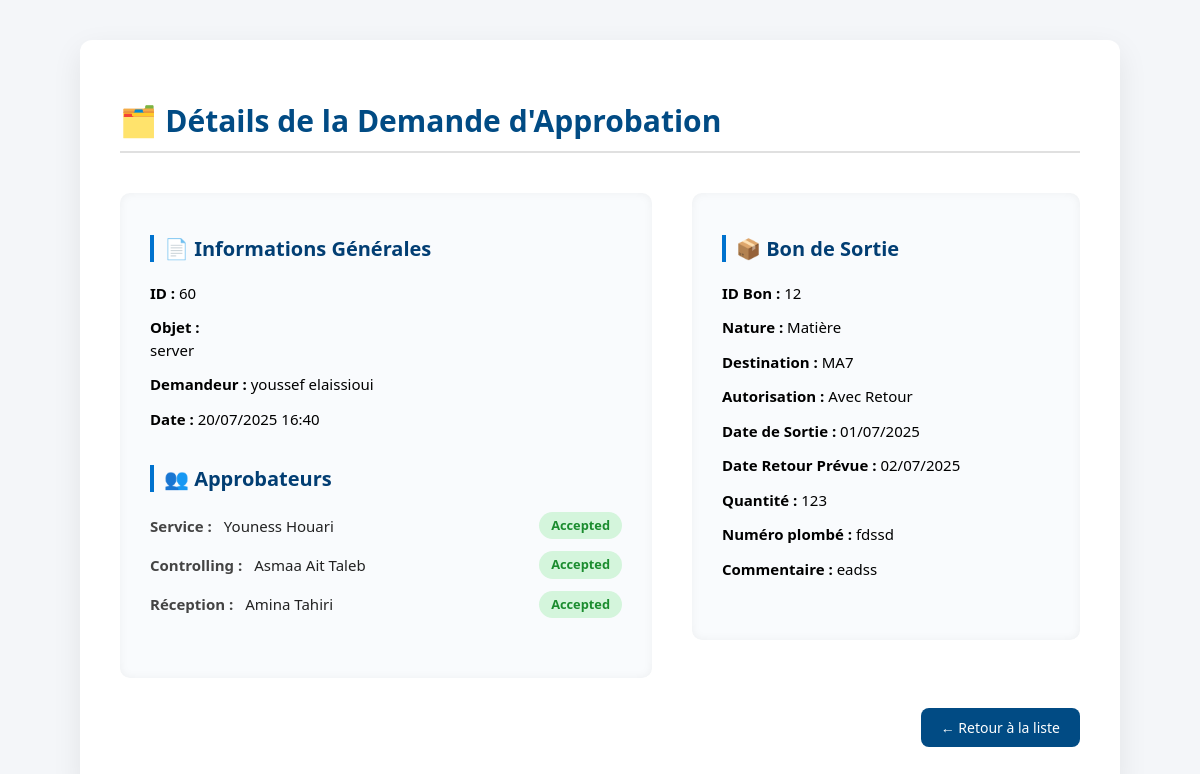
The page /demande/60/ (signed in) on the database its author committed.
### base/models.py (models this page shows, shortened)
class DemandeApprobation(models.Model):
    STATUT_CHOICES = [
        ('not_started', 'Not Started'),
        ('pending', 'Pending'),
        ('accepted', 'accepted'),
        ('rejected', 'Rejected'),
    ]
    bon_sortie = models.ForeignKey(BonSortie, on_delete=models.CASCADE)
    objet = models.TextField()
    demandeur = models.ForeignKey(settings.AUTH_USER_MODEL, on_delete=models.CASCADE)
    responsable_service = models.ForeignKey(settings.AUTH_USER_MODEL, related_name='service_approbations', on_delete=models.CASCADE)
    responsable_controlling = models.ForeignKey(settings.AUTH_USER_MODEL, related_name='controlling_approbations', on_delete=models.CASCADE)
    responsable_reception = models.ForeignKey(settings.AUTH_USER_MODEL, related_name='reception_approbations', on_delete=models.CASCADE)
    date_demande = models.DateTimeField(default=timezone.now)
    statut_responsable_service = models.CharField(max_length=30, choices=STATUT_CHOICES, default='pending')
    statut_responsable_controlling = models.CharField(max_length=30, choices=STATUT_CHOICES, default='not_started')
    statut_responsable_reception = models.CharField(max_length=30, choices=STATUT_CHOICES, default='not_started')
    is_retourne = models.BooleanField(default=False, help_text="Cocher si le bien a été retourné.")
    email_envoye = models.BooleanField(default=False)
    last_reminder_sent = models.DateField(null=True, blank=True)

class CustomUser(AbstractUser):
    code_personnel = models.CharField(max_length=30, unique=True)
    type_user = models.CharField(max_length=27, choices=UserType.choices, default=UserType.NORMALE)

class BonSortie(models.Model):
    NATURE_BIENS_CHOICES = [
        ('Matière', 'Matière'),
        ('Matériels informatiques', 'Matériels informatiques'),
    ]
    DESTINATION_CHOICES = [
        ('BOK', 'BOK'),
        ('MA9', 'MA9'),
        ('BOS', 'BOS'),
        ('MA5', 'MA5'),
        ('MA7', 'MA7'),
        ('MA8', 'MA8'),
        ('AS1', 'AS1'),
        ('AS2', 'AS2'),
        ('AS3', 'AS3'),
        ('MAG', 'MAG'),
    ]
    AUTORISATION_CHOICES = [
        ('Avec Retour', 'Avec Retour'),
        ('Deplacement', 'Deplacement'),
        ('Sans Retour', 'Sans Retour'),
    ]
    nature_bien = models.CharField(max_length=100, choices=NATURE_BIENS_CHOICES)
    destination = models.CharField(max_length=100, choices=DESTINATION_CHOICES)
    type_autorisation = models.CharField(max_length=100, choices=AUTORISATION_CHOICES)
    date_sortie = models.DateField(null=False, blank=False)
    date_retour = models.DateField(null=True, blank=True)
    objet = models.TextField(null=False, blank=False)
    quantite = models.PositiveIntegerField(null=False, blank=False)
    numero_plombe = models.CharField(max_length=100, blank=True)
    sn = models.CharField("Numéro de série", max_length=100, blank=True)
    commentaire = models.CharField(max_length=255, blank=True)
    created_by = models.ForeignKey(CustomUser, null=True, blank=True, on_delete=models.SET_NULL, related_name='bons_sortie_crees')
    class Meta:
        ordering = ['-id']  # Trie par ID décroissant

### base/views.py (the view)
# urls.py: path('demande/<int:demande_id>/', views.detail_demande, name='detail_demande'),
@login_required
def detail_demande(request, demande_id):
    demande = get_object_or_404(DemandeApprobation, id=demande_id)
    return render(request, 'detail_demande.html', {'demande': demande})

### base/templates/detail_demande.html (shortened to what this page needs)
{% block content %}
<div class="detail-container">
    <h1>🗂️ Détails de la Demande d'Approbation</h1>
    <div class="columns">
        <div class="left-column">
            <div class="info-container">
                <div class="section">
                    <h2>📄 Informations Générales</h2>
                    <ul>
                        <li><strong>ID :</strong> {{ demande.id }}</li>
                        <li><strong>Objet :</strong><br> {{ demande.objet }}</li>
                        <li><strong>Demandeur :</strong> {{ demande.demandeur.get_full_name }}</li>
                        <li><strong>Date :</strong> {{ demande.date_demande|date:"d/m/Y H:i" }}</li>
                    </ul>
                </div>
                <div class="section">
                    <h2>👥 Approbateurs</h2>
                    <ul style="list-style:none; padding-left:0; color:#444; font-size:1rem; line-height:1.6;">
                        <li style="margin-bottom:12px; display:flex; justify-content:space-between; align-items:center;">
                            <strong>Service :</strong>
                            <span style="flex:1; margin-left:12px; color:#222;">
                                {% if demande.responsable_service %}
                                {{ demande.responsable_service.get_full_name }}
                                {% else %}
                                <em style="color:#999;">Non défini</em>
                                {% endif %}
                            </span>
                            <span class="badge {{ demande.statut_responsable_service }}">
                                {{ demande.statut_responsable_service|capfirst }}
                            </span>
                        </li>
                        <li style="margin-bottom:12px; display:flex; justify-content:space-between; align-items:center;">
                            <strong>Controlling :</strong>
                            <span style="flex:1; margin-left:12px; color:#222;">
                                {% if demande.responsable_controlling %}
                                {{ demande.responsable_controlling.get_full_name }}
                                {% else %}
                                <em style="color:#999;">Non défini</em>
                                {% endif %}
                            </span>
                            <span class="badge {{ demande.statut_responsable_controlling }}">
                                {{ demande.statut_responsable_controlling|capfirst }}
                            </span>
                        </li>
                        <li style="margin-bottom:12px; display:flex; justify-content:space-between; align-items:center;">
                            <strong>Réception :</strong>
                            <span style="flex:1; margin-left:12px; color:#222;">
                                {% if demande.responsable_reception %}
                                {{ demande.responsable_reception.get_full_name }}
                                {% else %}
                                <em style="color:#999;">Non défini</em>
                                {% endif %}
                            </span>
                            <span class="badge {{ demande.statut_responsable_reception }}">
                                {{ demande.statut_responsable_reception|capfirst }}
                            </span>
                        </li>
                    </ul>
                </div>
            </div>
        </div>
        <div class="right-column">
            <div class="info-container">
                <div class="section">
                    <h2>📦 Bon de Sortie</h2>
                    <ul>
                        <li><strong>ID Bon :</strong> {{ demande.bon_sortie.id }}</li>
                        <li><strong>Nature :</strong> {{ demande.bon_sortie.nature_bien }}</li>
                        <li><strong>Destination :</strong> {{ demande.bon_sortie.destination }}</li>
                        <li><strong>Autorisation :</strong> {{ demande.bon_sortie.type_autorisation }}</li>
                        <li><strong>Date de Sortie :</strong> {{ demande.bon_sortie.date_sortie|date:"d/m/Y" }}</li>
                        <li><strong>Date Retour Prévue :</strong> {{ demande.bon_sortie.date_retour|default:"--"|date:"d/m/Y" }}</li>
                        <li><strong>Quantité :</strong> {{ demande.bon_sortie.quantite }}</li>
                        {% if demande.bon_sortie.numero_plombe %}
                        <li><strong>Numéro plombé :</strong> {{ demande.bon_sortie.numero_plombe }}</li>
                        {% endif %}
                        {% if demande.bon_sortie.commentaire %}
                        <li><strong>Commentaire :</strong> {{ demande.bon_sortie.commentaire }}</li>
                        {% endif %}
                    </ul>
                </div>
            </div>
        </div>
    </div>
    <div class="actions">
        <a href="{% url 'liste_demandes' %}" class="btn-retour">← Retour à la liste</a>
    </div>
</div>
{% endblock %}

### base/templates/detail_demande.html (style rules this page uses)
.detail-container { max-width: 960px; margin: 40px auto; padding: 40px; background-color: #fff; box-shadow: 0 10px 30px rgba(0, 0, 0, 0.08); border-radius: 12px; font-family: 'Segoe UI', sans-serif; }
h1 { color: #014b84; font-size: 30px; margin-bottom: 40px; border-bottom: 2px solid #e0e0e0; padding-bottom: 10px; }
.columns { display: flex; gap: 40px; justify-content: space-between; }
.left-column { flex: 1 1 55%; }
.right-column { flex: 1 1 40%; }
.info-container { background: #f9fbfd; border-radius: 10px; padding: 25px 30px; box-shadow: inset 0 0 10px rgb(0 0 0 / 0.05); }
.section { margin-bottom: 35px; }
.section h2 { font-size: 20px; color: #023e73; margin-bottom: 20px; border-left: 4px solid #0072ce; padding-left: 10px; }
.section ul { list-style: none; padding-left: 0; }
.section li { margin-bottom: 12px; font-size: 15px; line-height: 1.5; }
.badge { font-size: 0.8rem; padding: 4px 12px; border-radius: 20px; font-weight: 600; margin-left: 10px; text-transform: capitalize; }
.badge.accepted { background-color: #d4f5dc; color: #1b8c2f; }
.btn-retour { display: inline-block; background-color: #014b84; color: #fff; padding: 10px 20px; border-radius: 8px; text-decoration: none; font-size: 14px; transition: background-color 0.3s ease; }
.actions { text-align: right; margin-top: 30px; }

### rows shown on the page
DemandeApprobation: id "60", objet "server", demandeur.get_full_name "youssef elaissioui", date_demande "20/07/2025 16:40", responsable_service.get_full_name "Youness Houari", statut_responsable_service "Accepted", responsable_controlling.get_full_name "Asmaa Ait Taleb", statut_responsable_controlling "Accepted", responsable_reception.get_full_name "Amina Tahiri", statut_responsable_reception "Accepted", bon_sortie.id "12", bon_sortie.nature_bien "Matière", bon_sortie.destination "MA7", bon_sortie.type_autorisation "Avec Retour", bon_sortie.date_sortie "01/07/2025", bon_sortie.date_retour "02/07/2025", bon_sortie.quantite "123", bon_sortie.numero_plombe "fdssd", bon_sortie.commentaire "eadss"
